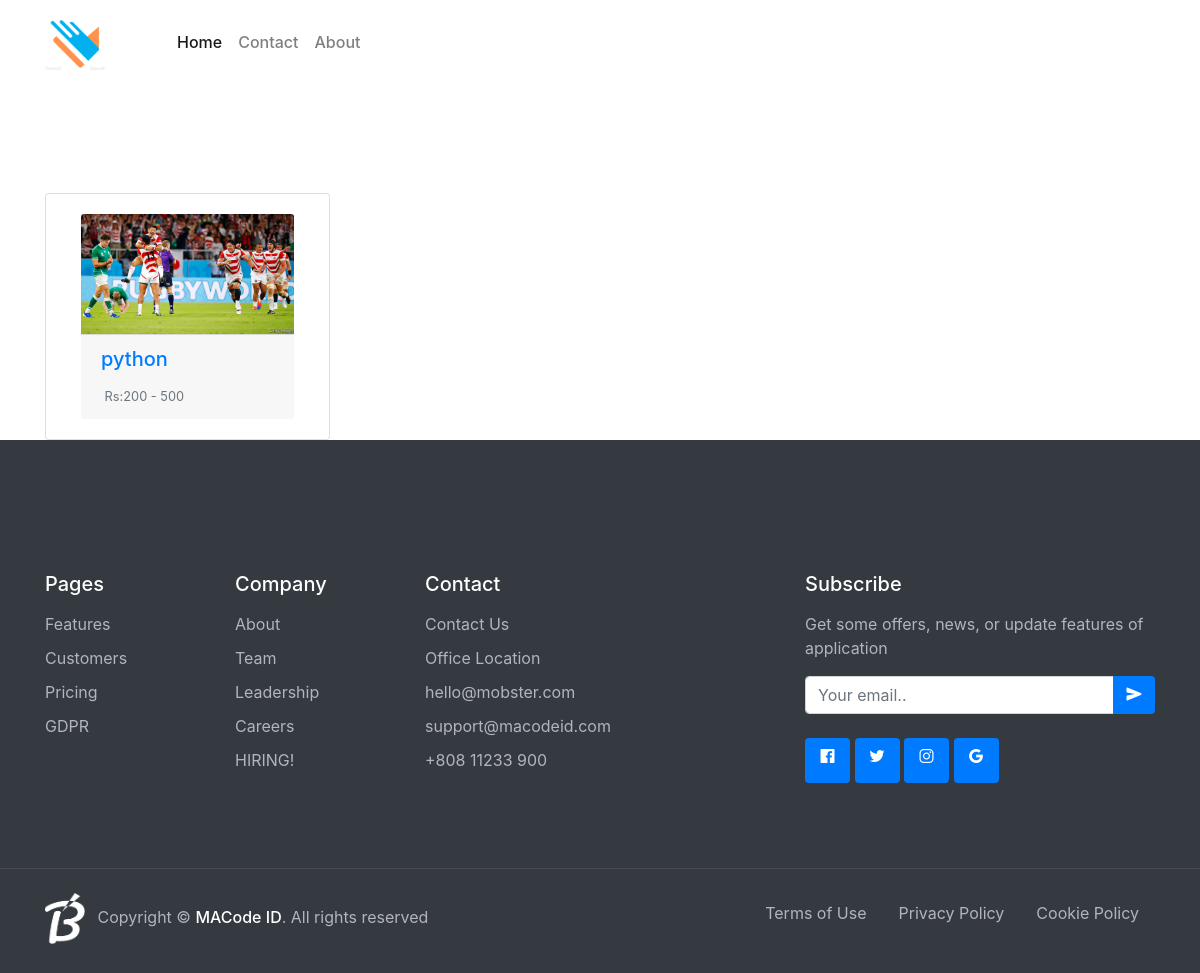
Page /category/8/ on the committed database.
### printapp/models.py (models this page shows, shortened)
class stamp(models.Model):
    name=models.CharField(max_length=25,default="")
    slug=models.SlugField(default="")
    category = models.ForeignKey('Category', null=True, blank=True, on_delete=models.CASCADE,)
    productimage= models.ImageField(upload_to ='productimage/',default="")
    price=models.CharField(max_length=25,default="Rs:")
    publish=models.DateTimeField(auto_now_add=True)
    class Meta:
        ordering=('-publish',)

### printapp/views.py (the view)
# urls.py: path('category/<int:pk>/', views.stamp_detail_view.as_view(),name='stampdetails'),
class stamp_detail_view(DetailView):
    model = stamp
    template_name='printapp/stamp_details.html'
    context_object_name = 'con'

### templates/printapp/stamp_details.html
{%extends 'printapp/base.html'%}
<!DOCTYPE html> {%load static%}{%block title_block%}stamps chitrography{%endblock%}{%block content%}
<div id="shopping" class="container" style="align:">
    <div class="card-deck row row-cols-2 row-cols-md-4" style="margin-top: 90px; ">
        <div class="card col col-lg-3 col-sm-3 col-xs-3 " style="margin-top: 20px;">
            <div class="card-body ">
                <a href="#">
                    <img src="{{con.productimage.url}}  " class="card-img-top " alt="... ">
                    <div class="card-footer ">
                        <h5 class="card-title ">{{con.name}}</h5>
                        <small class="text-muted "> &nbsp;{{con.price}}</small>
                    </div>
                </a>
            </div>
        </div>
    </div>
</div>
{%endblock%}

### static/css/mobster.css (style rules this page uses)
:root { --primary: #3D58F3; --secondary: #A52EFF; --success: #0ABF9E; --warning: #E89E09; --info: #4699F8; --danger: #F13057; --indigo: #602FDA; --dark: #383340; --light: #F0EEF5; --gray: #6b6872; --white: #fff; --font-family: 'Quicksand', Arial, Helvetica, sans-serif; --line-height: 1.7; }
body { font-family: 'Quicksand', Arial, Helvetica, sans-serif; font-size: 16px; line-height: 1.7; color: #383340; }
a { color: #526bf5; }
h1, h2, h3, h4, h5, h6, .h1, .h2, .h3, .h4, .h5, .h6 { line-height: 1.25; }
h5, .h5 { font-size: 1.3125rem; }

### rows in the picture
stamp: productimage (picture), name "python", price "Rs:200 - 500"
